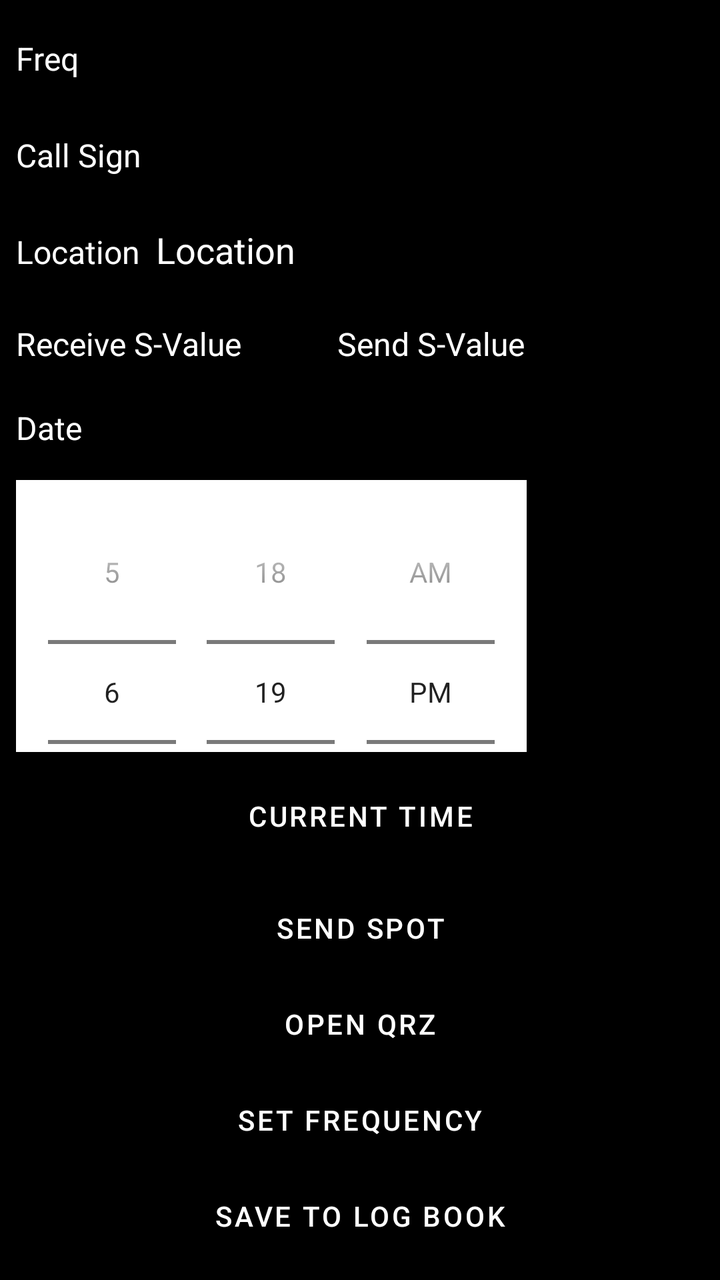
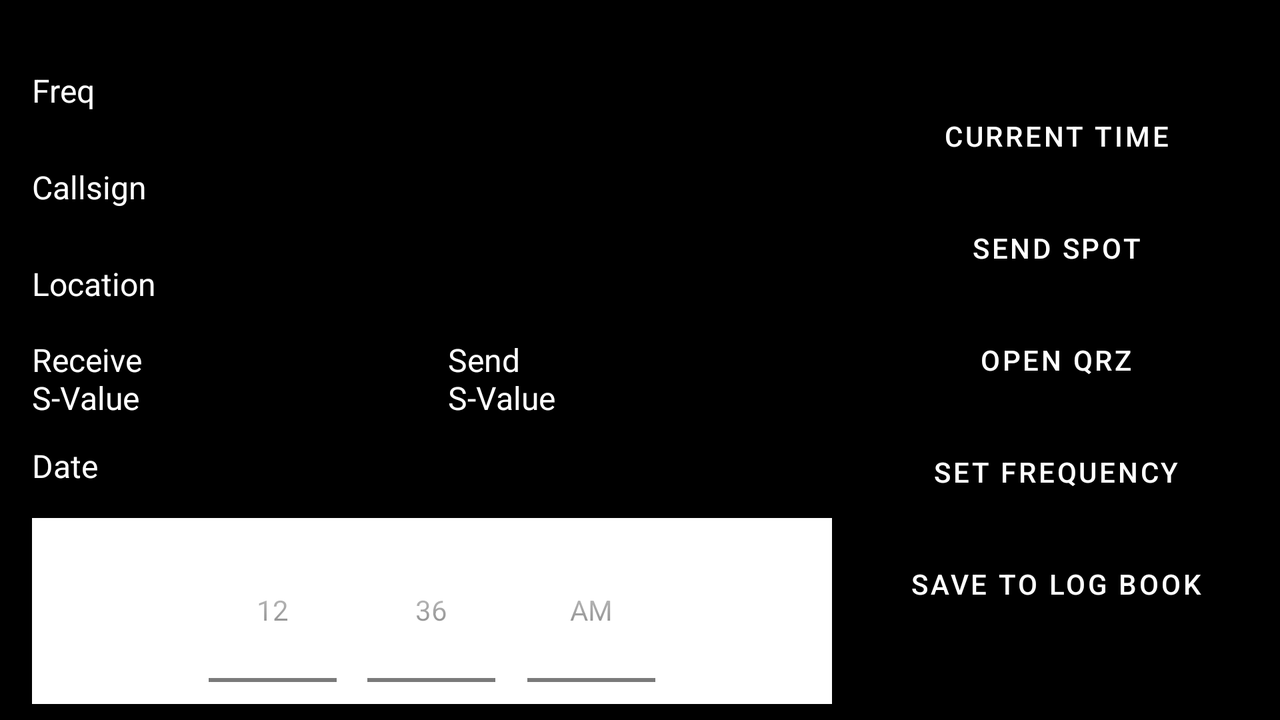

Compare how this app lays out the same screen by default and in its alternative resource folder. The renders come first, then the two layout files and the values they reference.
<!-- AndroidManifest.xml: application theme Theme.CatController -->
<!-- res/layout/activity_spot.xml -->
<LinearLayout xmlns:android="http://schemas.android.com/apk/res/android"
    android:layout_width="match_parent"
    android:layout_height="match_parent"
    android:orientation="vertical"
    android:padding="8dp">

    
    <ScrollView
        android:layout_width="match_parent"
        android:layout_height="0dp"
        android:layout_weight="1"
        android:fillViewport="true">

        <LinearLayout
            android:layout_width="match_parent"
            android:layout_height="wrap_content"
            android:orientation="vertical">
        <LinearLayout
            android:layout_width="match_parent"
            android:layout_height="wrap_content"
            android:orientation="horizontal"
            android:layout_marginBottom="8dp">
            <TextView
                android:layout_width="wrap_content"
                android:layout_height="wrap_content"
                android:paddingTop="8dp"
                android:text="Freq"
                android:textSize="16sp" />

            <EditText
                android:id="@+id/frequencyItemView"
                android:layout_width="wrap_content"
                android:layout_height="wrap_content"
                android:padding="8dp"
                android:inputType="number"

                android:textSize="18sp" />
            </LinearLayout>
        <LinearLayout
            android:layout_width="match_parent"
            android:layout_height="wrap_content"
            android:orientation="horizontal"
            android:layout_marginBottom="8dp">

            <TextView
                android:layout_width="wrap_content"
                android:layout_height="wrap_content"
                android:paddingTop="8dp"
                android:text="Call Sign"
                android:textSize="16sp" />

            <TextView
                android:id="@+id/Country"
                android:layout_width="wrap_content"
                android:layout_height="wrap_content"
                android:padding="8dp"
                android:textSize="18sp" />

            <EditText
                android:id="@+id/callSignItemView"
                android:layout_width="wrap_content"
                android:layout_height="wrap_content"
                android:padding="8dp"
                android:textSize="18sp" />
        </LinearLayout>
        <LinearLayout
            android:layout_width="match_parent"
            android:layout_height="wrap_content"
            android:orientation="horizontal"
            android:layout_marginBottom="8dp">
            <TextView
                android:layout_width="wrap_content"
                android:layout_height="wrap_content"
                android:paddingTop="8dp"
                android:text="Location"
                android:textSize="16sp" />

            <TextView
                android:id="@+id/locationItemView"
                android:layout_width="wrap_content"
                android:layout_height="wrap_content"
                android:padding="8dp"
                android:text="@string/location"
                android:textSize="18sp" />

        </LinearLayout>

        <LinearLayout
            android:layout_width="match_parent"
            android:layout_height="wrap_content"
            android:orientation="horizontal"
            android:layout_marginBottom="8dp">
            
            <TextView
                android:layout_width="wrap_content"
                android:layout_height="wrap_content"
                android:paddingTop="8dp"
                android:text="Receive S-Value"
                android:textSize="16sp" />

            <Spinner
                android:id="@+id/receiveSValueSpinner"
                android:layout_width="wrap_content"
                android:layout_height="wrap_content" />

            
            <TextView
                android:layout_width="wrap_content"
                android:layout_height="wrap_content"
                android:paddingTop="8dp"
                android:text="@string/send_s_value"
                android:textSize="16sp" />

            <Spinner
                android:id="@+id/sendSValueSpinner"
                android:layout_width="wrap_content"
                android:layout_height="wrap_content" />
        </LinearLayout>
            <LinearLayout
                android:layout_width="match_parent"
                android:layout_height="wrap_content"
                android:orientation="horizontal"
                android:layout_marginBottom="8dp">

                <TextView
                    android:layout_width="wrap_content"
                    android:layout_height="wrap_content"
                    android:layout_marginEnd="8dp"
                    android:text="Date"
                    android:textSize="16sp" />

                <EditText
                    android:id="@+id/editDate"
                    android:layout_width="0dp"
                    android:layout_height="wrap_content"
                    android:layout_weight="1"
                    android:hint="Select Date"
                    android:focusable="false"
                    android:clickable="true" />
            </LinearLayout>

            <TimePicker
                android:id="@+id/SpottimePicker"
                android:layout_width="wrap_content"
                android:layout_height="wrap_content"
                android:background="@color/white"
                android:timePickerMode="spinner" />
        </LinearLayout>
    </ScrollView>

    
    <LinearLayout
        android:layout_width="match_parent"
        android:layout_height="wrap_content"
        android:orientation="vertical"
        android:layout_marginTop="8dp">
        <Button
            android:id="@+id/setNowButton"
            android:layout_width="match_parent"
            android:layout_height="wrap_content"
            android:layout_marginBottom="8dp"
            android:backgroundTint="@color/teal_200"
            android:text="Current Time"
            android:textColor="@color/white" />
        <Button
            android:id="@+id/SendSpot"
            android:layout_width="match_parent"
            android:layout_height="wrap_content"
            android:backgroundTint="@color/teal_200"
            android:text="@string/send_spot"
            android:textColor="@color/white" />

        <Button
            android:id="@+id/openLinkButton"
            android:layout_width="match_parent"
            android:layout_height="wrap_content"
            android:backgroundTint="@color/teal_200"
            android:textColor="@color/white"
            android:text="@string/open_qrz" />

        
        <Button
            android:id="@+id/setFrequencyButton"
            android:layout_width="match_parent"
            android:layout_height="wrap_content"
            android:text="@string/set_frequency"
            android:backgroundTint="@color/teal_200"
            android:textColor="@color/white" />

        
        <Button
            android:id="@+id/saveLogButton"
            android:layout_width="match_parent"
            android:layout_height="wrap_content"
            android:text="@string/save_to_log_book"
            android:backgroundTint="@color/teal_200"
            android:textColor="@color/white" />
    </LinearLayout>

</LinearLayout>
<!-- resources referenced by this layout -->
<resources>
  <color name="teal_200">#03DAC5</color>
  <color name="white">#FFFFFF</color>
  <string name="location">Location</string>
  <string name="open_qrz">Open QRZ</string>
  <string name="save_to_log_book">Save to Log Book</string>
  <string name="send_s_value">Send S-Value</string>
  <string name="send_spot">Send Spot</string>
  <string name="set_frequency">Set Frequency</string>
  <style name="Theme.CatController" parent="Theme.MaterialComponents.DayNight.DarkActionBar">
          
          <item name="colorPrimary">@color/black</item>
          <item name="colorPrimaryVariant">@color/black</item>
          <item name="colorOnPrimary">@color/white</item>
          <item name="colorSecondary">@color/teal_200</item>
          <item name="android:windowBackground">@color/black</item>
          <item name="android:textColor">@color/white</item>
          <item name="buttonStyle">@style/DefaultButtonStyle</item>
          <item name="spinnerStyle">@style/DefaultSpinnerStyle</item>
          <item name="checkboxStyle">@style/DefaultCheckBoxStyle</item>
          <item name="editTextStyle">@style/DefaultEditTextStyle</item>
          <item name="android:itemBackground">@color/black</item>
  
          
          <item name="popupMenuStyle">@style/DefaultPopupMenuStyle</item>
  
      </style>
  <color name="black">#000000</color>
  <style name="DefaultButtonStyle" parent="Widget.MaterialComponents.Button">
          <item name="android:background">@color/grey</item> 
          <item name="android:textColor">@color/white</item> 
      </style>
  <style name="DefaultSpinnerStyle" parent="Widget.AppCompat.Spinner">
          <item name="android:popupBackground">@color/black</item> 
          <item name="android:textColor">@color/white</item> 
      </style>
  <style name="DefaultCheckBoxStyle" parent="Widget.MaterialComponents.CompoundButton.CheckBox">
          <item name="android:buttonTint">@color/white</item> 
          <item name="android:textColor">@color/white</item> 
      </style>
  <style name="DefaultEditTextStyle" parent="Widget.AppCompat.EditText">
          <item name="android:popupBackground">@color/black</item> 
          <item name="android:textColor">@color/white</item> 
      </style>
  <style name="DefaultPopupMenuStyle" parent="Widget.MaterialComponents.MaterialCalendar.Item">
          <item name="android:popupBackground">@color/black</item> 
          <item name="android:textColor">@color/white</item> 
      </style>
  <color name="grey">#808080</color>
</resources>
<!-- res/layout-land/activity_spot.xml (the author's variant of the layout above) -->
<!-- drawn on the phone turned sideways -->
<LinearLayout xmlns:android="http://schemas.android.com/apk/res/android"
    android:layout_width="match_parent"
    android:layout_height="match_parent"
    android:orientation="horizontal"
    android:padding="8dp">

    
    <ScrollView
        android:layout_width="0dp"
        android:layout_height="match_parent"
        android:layout_weight="2">

        <LinearLayout
            android:layout_width="match_parent"
            android:layout_height="wrap_content"
            android:orientation="vertical"
            android:padding="8dp">
        <LinearLayout
            android:layout_width="match_parent"
            android:layout_height="wrap_content"
            android:orientation="horizontal"
            android:layout_marginTop="8dp">

            <TextView
                android:layout_width="wrap_content"
                android:layout_height="wrap_content"
                android:paddingTop="8dp"
                android:text="Freq"
                android:textSize="16sp" />

            <EditText
                android:id="@+id/frequencyItemView"
                android:layout_width="wrap_content"
                android:layout_height="wrap_content"
                android:padding="8dp"
                android:inputType="number" />
        </LinearLayout>
        <LinearLayout
            android:layout_width="match_parent"
            android:layout_height="wrap_content"
            android:orientation="horizontal"
            android:layout_marginTop="8dp">
            <TextView
                android:layout_width="wrap_content"
                android:layout_height="wrap_content"
                android:paddingTop="8dp"
                android:text="Callsign"
                android:textSize="16sp" />

            <TextView
                android:id="@+id/Country"
                android:layout_width="wrap_content"
                android:layout_height="wrap_content"
                android:padding="8dp"
                android:textSize="18sp" />

            <EditText
                android:id="@+id/callSignItemView"
                android:layout_width="wrap_content"
                android:layout_height="wrap_content"
                android:padding="8dp" />
        </LinearLayout>
        <LinearLayout
            android:layout_width="match_parent"
            android:layout_height="wrap_content"
            android:orientation="horizontal"
            android:layout_marginTop="8dp">
            <TextView
                android:layout_width="wrap_content"
                android:layout_height="wrap_content"
                android:paddingTop="8dp"
                android:text="Location"
                android:textSize="16sp" />

            <TextView
                android:id="@+id/locationItemView"
                android:layout_width="wrap_content"
                android:layout_height="wrap_content"
                android:padding="8dp"
                android:textSize="18sp" />

        </LinearLayout>


            
            <LinearLayout
                android:layout_width="match_parent"
                android:layout_height="wrap_content"
                android:orientation="horizontal"
                android:layout_marginTop="8dp">

                
                <TextView
                    android:layout_width="0dp"
                    android:layout_height="wrap_content"
                    android:layout_weight="1"
                    android:text="@string/receive_s_value"
                    android:textSize="16sp"
                    android:paddingEnd="8dp" />

                <Spinner
                    android:id="@+id/receiveSValueSpinner"
                    android:layout_width="0dp"
                    android:layout_height="wrap_content"
                    android:layout_weight="1" />

                
                <TextView
                    android:layout_width="0dp"
                    android:layout_height="wrap_content"
                    android:layout_weight="1"
                    android:text="@string/send_s_value"
                    android:textSize="16sp"
                    android:paddingStart="8dp" />

                <Spinner
                    android:id="@+id/sendSValueSpinner"
                    android:layout_width="0dp"
                    android:layout_height="wrap_content"
                    android:layout_weight="1" />
            </LinearLayout>

            <LinearLayout
                android:layout_width="match_parent"
                android:layout_height="wrap_content"
                android:layout_marginBottom="8dp"
                android:orientation="horizontal">

                <TextView
                    android:layout_width="wrap_content"
                    android:layout_height="wrap_content"
                    android:layout_marginEnd="8dp"
                    android:text="Date"
                    android:textSize="16sp" />

                <EditText
                    android:id="@+id/editDate"
                    android:layout_width="0dp"
                    android:layout_height="wrap_content"
                    android:layout_weight="1"
                    android:hint="Select Date"
                    android:focusable="false"
                    android:clickable="true" />
            </LinearLayout>


            <TimePicker
                android:background="@color/white"

                android:id="@+id/SpottimePicker"
                android:layout_width="match_parent"
                android:layout_height="wrap_content"
                android:timePickerMode="spinner" />
        </LinearLayout>
    </ScrollView>

    
    <LinearLayout
        android:layout_width="0dp"
        android:layout_height="match_parent"
        android:layout_weight="1"
        android:gravity="center"
        android:orientation="vertical">
        <Button
            android:id="@+id/setNowButton"
            android:layout_width="match_parent"
            android:layout_height="wrap_content"
            android:layout_marginBottom="8dp"
            android:backgroundTint="@color/teal_200"
            android:text="Current Time"
            android:textColor="@color/white" />
        <Button
            android:id="@+id/SendSpot"
            android:layout_width="match_parent"
            android:layout_height="wrap_content"
            android:layout_marginBottom="8dp"
            android:backgroundTint="@color/teal_200"
            android:text="@string/send_spot"
            android:textColor="@color/white" />

        <Button
            android:id="@+id/openLinkButton"
            android:layout_width="match_parent"
            android:layout_height="wrap_content"
            android:layout_marginBottom="8dp"
            android:backgroundTint="@color/teal_200"
            android:text="@string/open_qrz"
            android:textColor="@color/white" />

        <Button
            android:id="@+id/setFrequencyButton"
            android:layout_width="match_parent"
            android:layout_height="wrap_content"
            android:layout_marginBottom="8dp"
            android:backgroundTint="@color/teal_200"
            android:text="@string/set_frequency"
            android:textColor="@color/white" />

        <Button
            android:id="@+id/saveLogButton"
            android:layout_width="match_parent"
            android:layout_height="wrap_content"
            android:backgroundTint="@color/teal_200"
            android:text="@string/save_to_log_book"
            android:textColor="@color/white" />
    </LinearLayout>

</LinearLayout>
<!-- resources referenced by the variant -->
<!-- as the phone turned sideways resolves them -->
<resources>
  <color name="teal_200">#03DAC5</color>
  <color name="white">#FFFFFF</color>
  <string name="open_qrz">Open QRZ</string>
  <string name="receive_s_value">Receive S-Value</string>
  <string name="save_to_log_book">Save to Log Book</string>
  <string name="send_s_value">Send S-Value</string>
  <string name="send_spot">Send Spot</string>
  <string name="set_frequency">Set Frequency</string>
  <style name="Theme.CatController" parent="Theme.MaterialComponents.DayNight.DarkActionBar">
          
          <item name="colorPrimary">@color/black</item>
          <item name="colorPrimaryVariant">@color/black</item>
          <item name="colorOnPrimary">@color/white</item>
          <item name="colorSecondary">@color/teal_200</item>
          <item name="android:windowBackground">@color/black</item>
          <item name="android:textColor">@color/white</item>
          <item name="buttonStyle">@style/DefaultButtonStyle</item>
          <item name="spinnerStyle">@style/DefaultSpinnerStyle</item>
          <item name="checkboxStyle">@style/DefaultCheckBoxStyle</item>
          <item name="editTextStyle">@style/DefaultEditTextStyle</item>
          <item name="android:itemBackground">@color/black</item>
  
          
          <item name="popupMenuStyle">@style/DefaultPopupMenuStyle</item>
  
      </style>
  <color name="black">#000000</color>
  <style name="DefaultButtonStyle" parent="Widget.MaterialComponents.Button">
          <item name="android:background">@color/grey</item> 
          <item name="android:textColor">@color/white</item> 
      </style>
  <style name="DefaultSpinnerStyle" parent="Widget.AppCompat.Spinner">
          <item name="android:popupBackground">@color/black</item> 
          <item name="android:textColor">@color/white</item> 
      </style>
  <style name="DefaultCheckBoxStyle" parent="Widget.MaterialComponents.CompoundButton.CheckBox">
          <item name="android:buttonTint">@color/white</item> 
          <item name="android:textColor">@color/white</item> 
      </style>
  <style name="DefaultEditTextStyle" parent="Widget.AppCompat.EditText">
          <item name="android:popupBackground">@color/black</item> 
          <item name="android:textColor">@color/white</item> 
      </style>
  <style name="DefaultPopupMenuStyle" parent="Widget.MaterialComponents.MaterialCalendar.Item">
          <item name="android:popupBackground">@color/black</item> 
          <item name="android:textColor">@color/white</item> 
      </style>
  <color name="grey">#808080</color>
</resources>
